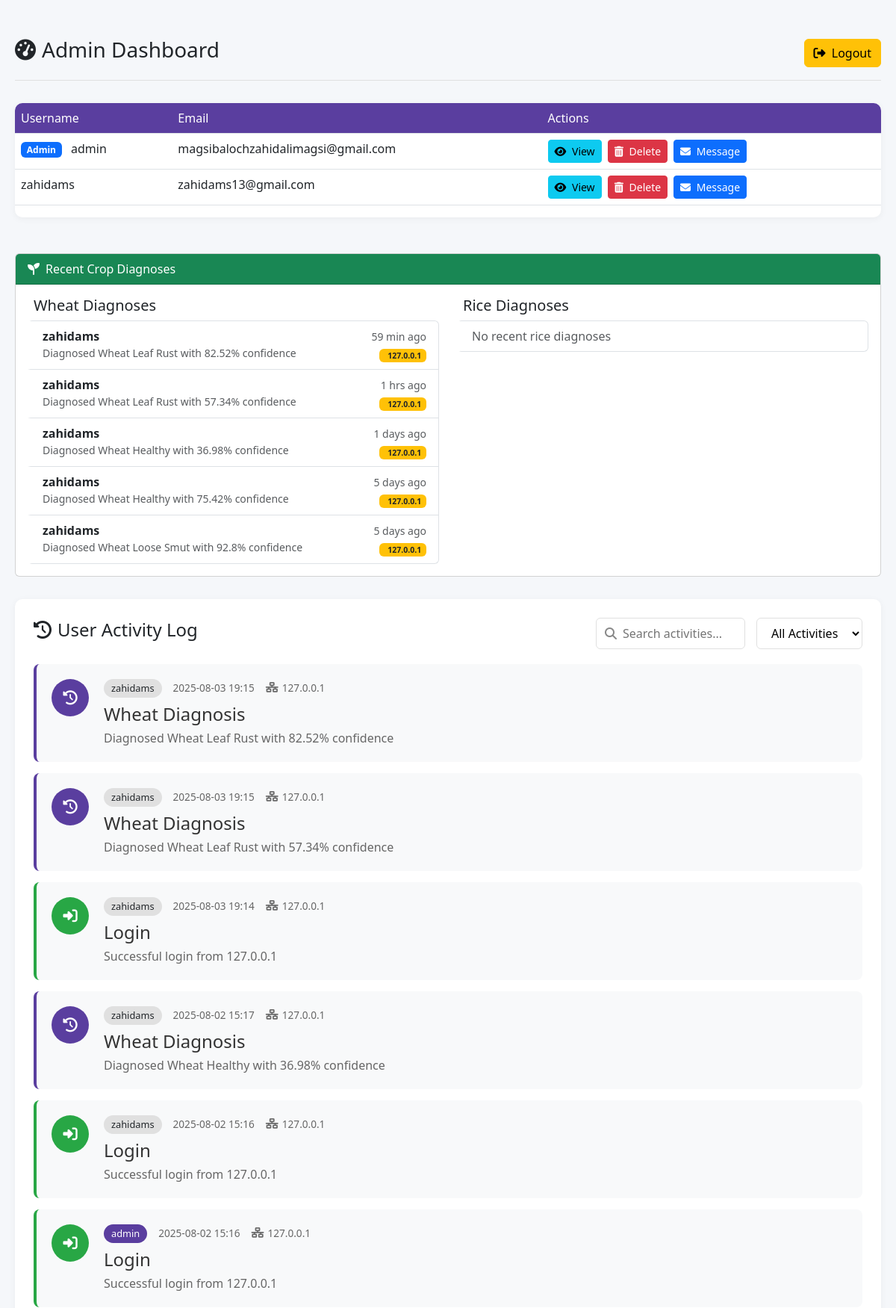
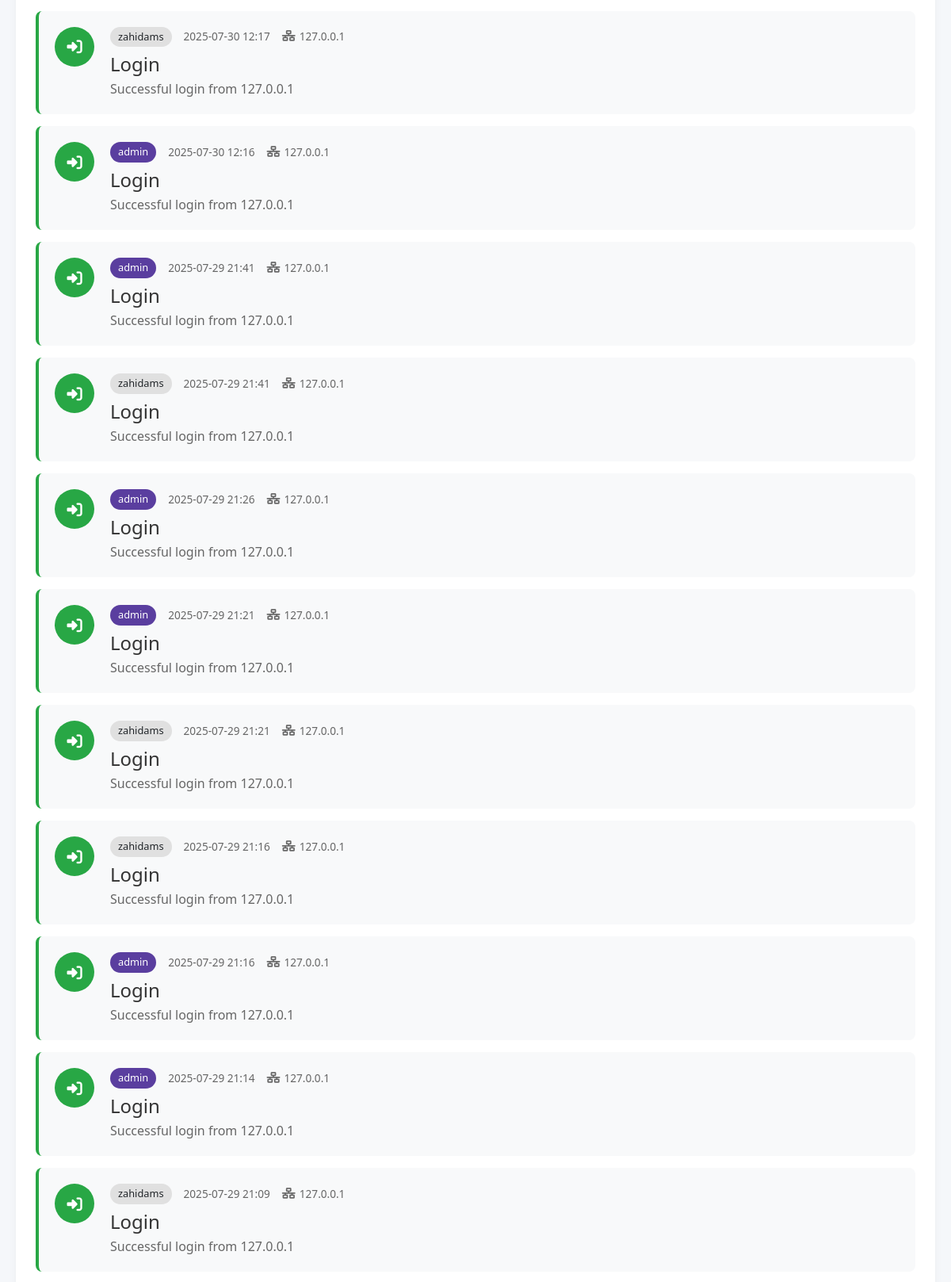
The page /admin/dashboard (signed in, upper part) on the database its author committed (2 pictures, top to bottom).
### models.py (models this page shows, shortened)
class User(db.Model, UserMixin):
    __tablename__ = 'users'
    id = db.Column(db.Integer, primary_key=True)
    username = db.Column(db.String(50), unique=True, nullable=False)
    email = db.Column(db.String(120), unique=True, nullable=False)
    phone = db.Column(db.String(20), unique=True, nullable=False)
    password = db.Column(db.String(200), nullable=False)
    is_verified = db.Column(db.Boolean, default=False)
    is_admin = db.Column(db.Boolean, default=False)
    created_at = db.Column(db.DateTime, default=datetime.utcnow)
    profile_pic = db.Column(db.String(200), default='logo.jpg')
    comments = db.relationship('Comment', back_populates='user', lazy=True)
    activities = db.relationship('Activity', back_populates='user', lazy=True)

class Activity(db.Model):
    __tablename__ = 'activities'
    id = db.Column(db.Integer, primary_key=True)
    user_id = db.Column(db.Integer, db.ForeignKey('users.id'), nullable=False)  # Fixed to 'users.id'
    activity_type = db.Column(db.String(50), nullable=False)
    details = db.Column(db.String(255))
    ip_address = db.Column(db.String(50))
    comment_content = db.Column(db.Text)
    treatment_recommendations = db.Column(db.Text)
    created_at = db.Column(db.DateTime, default=datetime.utcnow)
    user = db.relationship('User', back_populates='activities')

### app.py (the view)
@app.route('/admin/dashboard')
@login_required
@admin_required
def admin_dashboard():
    try:
        users = User.query.all()
        recent_activities = Activity.query.order_by(Activity.created_at.desc()).limit(50).all()
        wheat_diagnoses = Activity.query.filter(
            Activity.activity_type == 'wheat_diagnosis'
        ).order_by(Activity.created_at.desc()).limit(5).all()
        rice_diagnoses = Activity.query.filter(
            Activity.activity_type == 'rice_diagnosis'
        ).order_by(Activity.created_at.desc()).limit(5).all()
        return render_template(
            'admin_dashboard.html',
            users=users,
            recent_activities=recent_activities,
            wheat_diagnoses=wheat_diagnoses,
            rice_diagnoses=rice_diagnoses
        )
    except SQLAlchemyError as e:
        app.logger.error(f"Database error in admin dashboard: {str(e)}")
        flash('Error loading dashboard data', 'danger')
        return redirect(url_for('dashboard'))
    except Exception as e:
        app.logger.critical(f"Unexpected error in admin dashboard: {str(e)}")
        abort(500)  # Single abort statement

### app.py (called while the page is built)
@app.template_filter('time_ago')
def time_ago(dt):
    if not dt:
        return "N/A"
    now = datetime.now(timezone.utc)
    if dt.tzinfo is None:
        dt = dt.replace(tzinfo=timezone.utc)
    diff = now - dt
    seconds = diff.total_seconds()
    if seconds < 60:
        return f"{int(seconds)} sec ago"
    elif seconds < 3600:
        return f"{int(seconds // 60)} min ago"
    elif seconds < 86400:
        return f"{int(seconds // 3600)} hrs ago"
    else:
        return f"{int(seconds // 86400)} days ago"

@login_manager.user_loader
def load_user(user_id):
    return User.query.get(int(user_id))

@app.context_processor
def utility_processor():
    return dict(get_treatment=get_treatment)

def admin_required(f):
    @wraps(f)
    def decorated_function(*args, **kwargs):
        if not (current_user.is_authenticated and getattr(current_user, 'is_admin', False)):
            flash("Admin access required", "danger")
            return redirect(url_for('login'))
        return f(*args, **kwargs)
    return decorated_function

### templates/admin_dashboard.html (shortened to what this page needs)
<!DOCTYPE html>
<html lang="en">
<head>
    <link href="https://cdn.jsdelivr.net/npm/bootstrap@5.3.0/dist/css/bootstrap.min.css" rel="stylesheet">
    <link rel="stylesheet" href="https://cdnjs.cloudflare.com/ajax/libs/font-awesome/6.4.0/css/all.min.css">
</head>
<body>
    <div class="admin-container">
        <div class="dashboard-header">
            <h3><i class="fas fa-tachometer-alt me-2"></i>Admin Dashboard</h3>
            <a href="{{ url_for('logout') }}" class="btn btn-warning">
                <i class="fas fa-sign-out-alt me-1"></i> Logout
            </a>
        </div>
        <div class="users-table">
            <table class="table table-hover">
                <thead>
                    <tr>
                        <th>Username</th>
                        <th>Email</th>
                        <th>Actions</th>
                    </tr>
                </thead>
                <tbody>
                    {% for user in users %}
                        <tr>
                            <td>
                                {% if user.is_admin %}
                                    <span class="badge bg-primary me-2">Admin</span>
                                {% endif %}
                                {{ user.username }}
                            </td>
                            <td>{{ user.email }}</td>
                            <td>
                                <div class="d-flex gap-2">
                                    <a href="{{ url_for('view_user_details', user_id=user.id) }}" class="btn btn-sm btn-info">
                                        <i class="fas fa-eye me-1"></i> View
                                    </a>
                                    <form action="{{ url_for('delete_user', user_id=user.id) }}" method="POST" style="display:inline;">
                                        <button type="submit" class="btn btn-sm btn-danger" onclick="return confirm('Are you sure you want to delete this user?');">
                                            <i class="fas fa-trash-alt me-1"></i> Delete
                                        </button>
                                    </form>
                                    <a href="{{ url_for('send_message', user_id=user.id) }}" class="btn btn-sm btn-primary">
                                        <i class="fas fa-envelope me-1"></i> Message
                                    </a>
                                </div>
                            </td>
                        </tr>
                    {% endfor %}
                </tbody>
            </table>
        </div>
<div class="diagnosis-section mt-5">
    <div class="card">
        <div class="card-header bg-success text-white">
            <i class="fas fa-seedling me-2"></i>Recent Crop Diagnoses
        </div>
        <div class="card-body">
            <div class="row">
                <div class="col-md-6">
                    <h5>Wheat Diagnoses</h5>
                    <div class="list-group">
                        {% for activity in wheat_diagnoses %}
                        <div class="list-group-item">
                            <div class="d-flex justify-content-between align-items-start">
                                <div>
                                    <strong>{{ activity.user.username }}</strong>
                                    <div class="text-muted small">
                                        {{ activity.details|safe }}
                                    </div>
                                </div>
                                <div class="text-end">
                                    <small class="text-muted">
                                        {{ activity.created_at|time_ago }}<br>
                                        <span class="badge bg-warning text-dark">
                                            {{ activity.ip_address }}
                                        </span>
                                    </small>
                                </div>
                            </div>
                        </div>
                        {% else %}
                        <div class="list-group-item text-muted">No recent wheat diagnoses</div>
                        {% endfor %}
                    </div>
                </div>
                <div class="col-md-6 mt-3 mt-md-0">
                    <h5>Rice Diagnoses</h5>
                    <div class="list-group">
                        {% for activity in rice_diagnoses %}
                        <div class="list-group-item">
                            <div class="d-flex justify-content-between align-items-start">
                                <div>
                                    <strong>{{ activity.user.username }}</strong>
                                    <div class="text-muted small">
                                        {{ activity.details|safe }}
                                    </div>
                                </div>
                                <div class="text-end">
                                    <small class="text-muted">
                                        {{ activity.created_at|time_ago }}<br>
                                        <span class="badge bg-warning text-dark">
                                            <i class="fas fa-ip me-1"></i>{{ activity.ip_address }}
                                        </span>
                                    </small>
                                </div>
                            </div>
                        </div>
                        {% else %}
                        <div class="list-group-item text-muted">No recent rice diagnoses</div>
                        {% endfor %}
                    </div>
                </div>
            </div>
        </div>
    </div>
</div>
        <div class="activity-section">
            <div class="activity-header">
                <h4><i class="fas fa-history me-2"></i>User Activity Log</h4>
                <div class="activity-controls">
                    <div class="search-box">
                        <i class="fas fa-search"></i>
                        <input type="text" id="activity-search" placeholder="Search activities...">
                    </div>
                    <select id="activity-filter" class="modern-select">
                        <option value="all">All Activities</option>
                    </select>
                </div>
            </div>
            <div class="activity-cards">
                {% for activity in recent_activities %}
                <div class="activity-card {{ activity.activity_type }}-activity">
                    <div class="activity-icon">
                        {% if activity.activity_type == 'login' %}
                            <i class="fas fa-sign-in-alt"></i>
                        {% elif activity.activity_type == 'diagnosis' or activity.activity_type == 'prediction' %}
                            <i class="fas fa-leaf"></i>
                        {% elif activity.activity_type == 'settings' %}
                            <i class="fas fa-cog"></i>
                        {% else %}
                            <i class="fas fa-history"></i>
                        {% endif %}
                    </div>
                    <div class="activity-content">
                        <div class="activity-meta">
                            <span class="user-badge {% if activity.user.is_admin %}admin-badge{% endif %}">
                                {{ activity.user.username }}
                            </span>
                            <span class="activity-time">
                                {{ activity.created_at.strftime('%Y-%m-%d %H:%M') }}
                            </span>
                            <span class="ip-address">
                                <i class="fas fa-network-wired"></i> {{ activity.ip_address }}
                            </span>
                        </div>
                        <h4 class="activity-title">
                            {{ activity.activity_type|replace('_', ' ')|title }}
                        </h4>
                        <p class="activity-details">{{ activity.details }}</p>
                    </div>
                </div>
                {% endfor %}
            </div>
        </div>
    </div>
</body>
</html>

### templates/admin_dashboard.html (style rules this page uses)
:root { --primary-color: #5A3E9F; --secondary-color: #6c757d; --success-color: #28a745; --warning-color: #ffc107; --danger-color: #dc3545; --light-bg: #f8f9fa; }
body { background-color: #f5f7fa; }
.admin-container { max-width: 1400px; margin: 30px auto; padding: 20px; }
.dashboard-header { display: flex; justify-content: space-between; align-items: center; margin-bottom: 30px; padding-bottom: 15px; border-bottom: 1px solid #e0e0e0; }
.users-table { background: white; border-radius: 10px; box-shadow: 0 2px 10px rgba(0, 0, 0, 0.05); overflow: hidden; }
.users-table th { background-color: var(--primary-color); color: white; font-weight: 500; }
.activity-section { background: white; border-radius: 10px; padding: 25px; margin-top: 30px; box-shadow: 0 2px 10px rgba(0, 0, 0, 0.05); }
.activity-header { display: flex; justify-content: space-between; align-items: center; margin-bottom: 20px; }
.activity-controls { display: flex; gap: 15px; }
.activity-card { display: flex; gap: 20px; padding: 20px; border-radius: 8px; background: var(--light-bg); margin-bottom: 15px; border-left: 4px solid var(--primary-color); transition: transform 0.2s; }
.activity-icon { width: 50px; height: 50px; border-radius: 50%; background: var(--primary-color); display: flex; align-items: center; justify-content: center; color: white; font-size: 1.2rem; flex-shrink: 0; }
.login-activity { border-left-color: var(--success-color); }
.login-activity .activity-icon { background: var(--success-color); }
.activity-content { flex-grow: 1; }
.activity-meta { display: flex; gap: 15px; align-items: center; margin-bottom: 8px; flex-wrap: wrap; }
.user-badge { background: #e0e0e0; padding: 3px 10px; border-radius: 20px; font-size: 0.8rem; font-weight: 500; }
.admin-badge { background: var(--primary-color); color: white; }
.activity-time { color: #666; font-size: 0.85rem; }
.ip-address { color: #666; font-size: 0.85rem; display: flex; align-items: center; gap: 5px; }
.activity-title { margin: 0 0 5px 0; color: #333; font-weight: 500; }
.activity-details { margin: 0; color: #666; }
.search-box { position: relative; }
.search-box i { position: absolute; left: 12px; top: 50%; transform: translateY(-50%); color: #888; }
.search-box input { padding: 8px 15px 8px 35px; border: 1px solid #e0e0e0; border-radius: 6px; width: 200px; transition: all 0.3s; }
.modern-select { padding: 8px 15px; border: 1px solid #e0e0e0; border-radius: 6px; background: white; cursor: pointer; }
.diagnosis-section .list-group-item { border-left: 4px solid transparent; transition: all 0.3s ease; }

### rows shown on the page
User: is_admin "Admin", username "admin", email "magsibalochzahidalimagsi@gmail.com"
User: username "zahidams", email "zahidams13@gmail.com"
Activity: user.username "zahidams", details "Diagnosed Wheat Leaf Rust with 82.52% confidence", created_at "59 min ago", ip_address "127.0.0.1", created_at "2025-08-03 19:15", activity_type "Wheat Diagnosis"
Activity: user.username "zahidams", details "Diagnosed Wheat Leaf Rust with 57.34% confidence", created_at "1 hrs ago", ip_address "127.0.0.1", created_at "2025-08-03 19:15", activity_type "Wheat Diagnosis"
Activity: user.username "zahidams", details "Diagnosed Wheat Healthy with 36.98% confidence", created_at "1 days ago", ip_address "127.0.0.1", created_at "2025-08-02 15:17", activity_type "Wheat Diagnosis"
Activity: user.username "zahidams", details "Diagnosed Wheat Healthy with 75.42% confidence", created_at "5 days ago", ip_address "127.0.0.1"
Activity: user.username "zahidams", details "Diagnosed Wheat Loose Smut with 92.8% confidence", created_at "5 days ago", ip_address "127.0.0.1"
Activity: user.username "zahidams", created_at "2025-08-03 19:14", ip_address "127.0.0.1", activity_type "Login", details "Successful login from 127.0.0.1"
Activity: user.username "zahidams", created_at "2025-08-02 15:16", ip_address "127.0.0.1", activity_type "Login", details "Successful login from 127.0.0.1"
Activity: user.username "admin", created_at "2025-08-02 15:16", ip_address "127.0.0.1", activity_type "Login", details "Successful login from 127.0.0.1"
Activity: user.username "zahidams", created_at "2025-07-30 12:17", ip_address "127.0.0.1", activity_type "Login", details "Successful login from 127.0.0.1"
Activity: user.username "admin", created_at "2025-07-30 12:16", ip_address "127.0.0.1", activity_type "Login", details "Successful login from 127.0.0.1"
Activity: user.username "admin", created_at "2025-07-29 21:41", ip_address "127.0.0.1", activity_type "Login", details "Successful login from 127.0.0.1"
Activity: user.username "zahidams", created_at "2025-07-29 21:41", ip_address "127.0.0.1", activity_type "Login", details "Successful login from 127.0.0.1"
Activity: user.username "admin", created_at "2025-07-29 21:26", ip_address "127.0.0.1", activity_type "Login", details "Successful login from 127.0.0.1"
Activity: user.username "admin", created_at "2025-07-29 21:21", ip_address "127.0.0.1", activity_type "Login", details "Successful login from 127.0.0.1"
Activity: user.username "zahidams", created_at "2025-07-29 21:21", ip_address "127.0.0.1", activity_type "Login", details "Successful login from 127.0.0.1"
Activity: user.username "zahidams", created_at "2025-07-29 21:16", ip_address "127.0.0.1", activity_type "Login", details "Successful login from 127.0.0.1"
Activity: user.username "admin", created_at "2025-07-29 21:16", ip_address "127.0.0.1", activity_type "Login", details "Successful login from 127.0.0.1"
Activity: user.username "admin", created_at "2025-07-29 21:14", ip_address "127.0.0.1", activity_type "Login", details "Successful login from 127.0.0.1"
Activity: user.username "zahidams", created_at "2025-07-29 21:09", ip_address "127.0.0.1", activity_type "Login", details "Successful login from 127.0.0.1"
